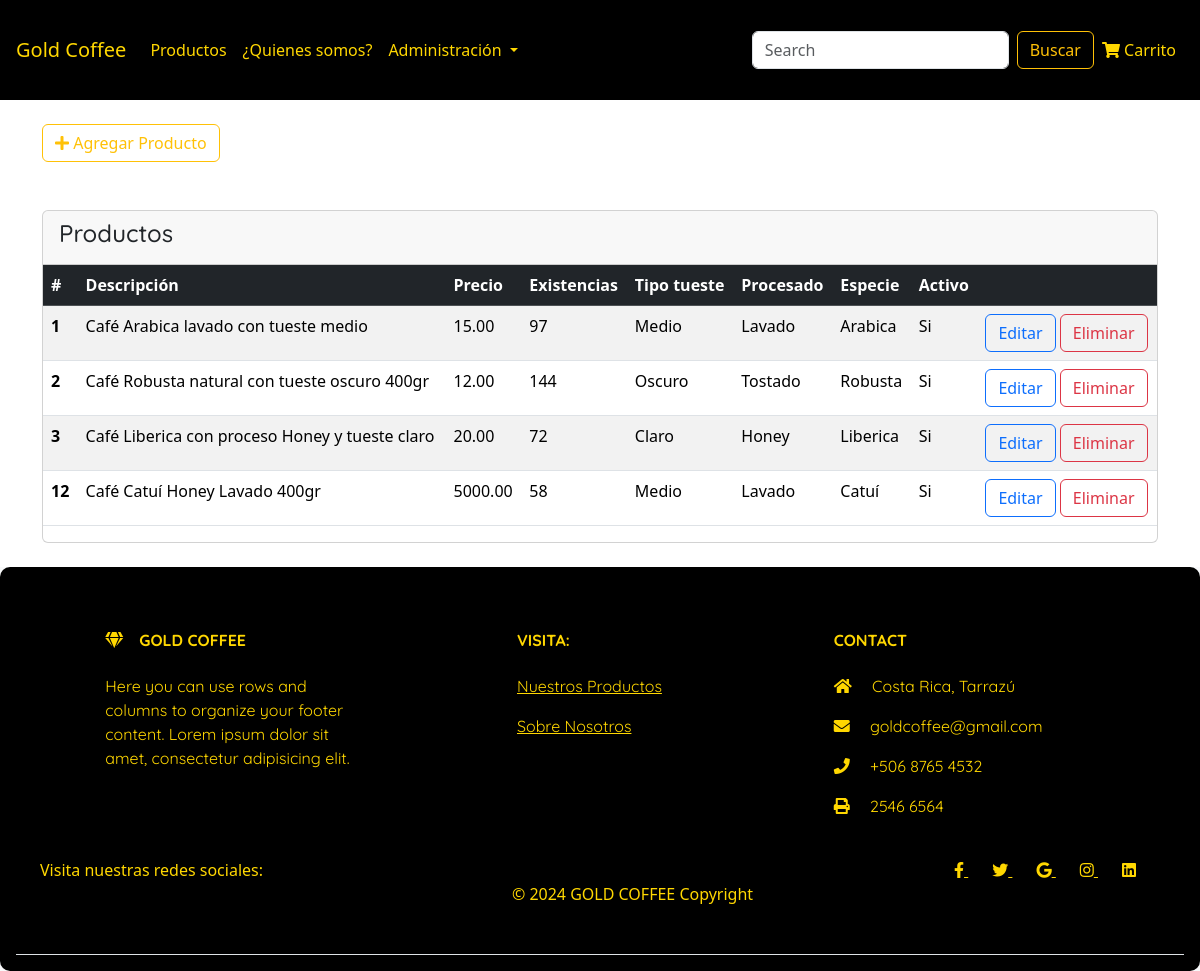
Page /SC502_2C2024_S_G4/views/stock.php on the committed database.
### tables this page shows
CREATE TABLE `producto` (
  `id_producto` int(11) NOT NULL,
  `especie_cafe` varchar(50) NOT NULL,
  `tipo_proceso` varchar(50) NOT NULL,
  `tipo_tueste` varchar(50) NOT NULL,
  `descripcion` varchar(255) NOT NULL,
  `precio` decimal(10,2) NOT NULL,
  `existencias` int(11) NOT NULL,
  `ruta_imagen` varchar(255) NOT NULL,
  `activo` tinyint(1) NOT NULL DEFAULT 1
);

### SC502_2C2024_S_G4/model/conexionModel.php (called while the page is built, shortened)
<?php
class conexionModel{
    public static function execute($scriptSQL){
        try{
            $conexion = mysqli_connect(
                'localhost',
                'root',
                '',
                'gold_coffee',
            )or die ('No puede conectarse a la BD');
            $script = mysqli_query($conexion, $scriptSQL);
            $resultado=array(
                'exito' =>$script,
                'error'=>mysqli_error($conexion),
                'conexion'=>$conexion
            );
            return $resultado;
        }catch(Exception $e){
            echo 'Error: '.$e->getMessage();
        }
    }
    public static function now_execute($scriptSQL){
        try {
            $resultado = self::execute($scriptSQL);
            $registros = array();
            if($resultado['exito']){
                while($filas = mysqli_fetch_array($resultado['exito'],MYSQLI_ASSOC)){
                    $registros[] = $filas;
                }
            }
            return $registros;
        } catch (Exception $e) {
            echo "Error: ". $e->getMessage();
        }
    }
}
?>

### SC502_2C2024_S_G4/model/productosModel.php (called while the page is built, shortened)
<?php
require_once('../model/conexionModel.php');
class productosModel{
    public static function get_productos(){
        try {
            $lista=conexionModel::now_execute('call get_AllProducts');
            return$lista;
        } catch (Exception $e) {
            echo "Error: ". $e->getMessage();
        }
    }
}
?>

### SC502_2C2024_S_G4/controller/productosController.php (called while the page is built, shortened)
<?php
require_once('../model/productosModel.php');
class productosController
{
    public static function view_get_Productos()
    {
        try {
            return productosModel::get_productos();
        } catch (Exception $e) {
            echo "Error: " . $e->getMessage();
        }
    }
}

### SC502_2C2024_S_G4/views/stock.php (the view, shortened to what this page needs)
<?php
require_once('../controller/productosController.php');
$view_productos = productosController::view_get_Productos();
?>
<!DOCTYPE html>
<html lang="en">
<head>
  <link rel="stylesheet" href="https://cdnjs.cloudflare.com/ajax/libs/font-awesome/5.15.3/css/all.min.css" />
  <link href="https://cdn.jsdelivr.net/npm/bootstrap@5.3.3/dist/css/bootstrap.min.css" rel="stylesheet">
</head>
<body>
  <header>
    <?php
    include 'header.php'
    ?>
  </header>
  <div class="container py-4 mb-4">
    <div class="row">
      <div class="col-md-3">
        <button sec:authorize='hasRole("ADMIN")' type="button" class="btn btn-outline-warning btn-block" data-bs-toggle="modal" data-bs-target="#agregarProducto">
          <i class="fas fa-plus"></i> Agregar Producto
        </button>
      </div>
    </div>
  </div>
  <div class="container">
    <div class="row">
      <div class="col-md-12">
        <div class="card mb-4">
          <div class="card-header">
            <h4>Productos</h4>
          </div>
          <div th:if="${productos != null and !productos.empty}">
            <table class="table table-striped table-hover">
              <thead class="table-dark">
                <tr>
                  <th>#</th>
                  <th>Descripción</th>
                  <th>Precio</th>
                  <th>Existencias</th>
                  <th>Tipo tueste</th>
                  <th>Procesado</th>
                  <th>Especie</th>
                  <th>Activo</th>
                  <th></th>
                </tr>
              </thead>
              <tbody>
                <?php
                foreach ($view_productos as $user) {
                ?>
                  <tr>
                    <th scope="row"><?= $user['id_producto'] ?></th>
                    <td><?= $user['descripcion'] ?></td>
                    <td><?= $user['precio'] ?></td>
                    <td><?= $user['existencias'] ?></td>
                    <td><?= $user['tipo_tueste'] ?></td>
                    <td><?= $user['tipo_proceso'] ?></td>
                    <td><?= $user['especie_cafe'] ?></td>
                    <td><?= $user['activo'] ? 'Si' : 'No' ?></td>
                    <td>
                      <a href="./editarProducto.php?id=<?= $user['id_producto'] ?>" class="btn btn-outline-primary">Editar</a>
                      <a href="./procesarEliminar.php?id=<?= $user['id_producto'] ?>" class="btn btn-outline-danger">Eliminar</a>
                    </td>
                  </tr>
                <?php
                }
                ?>
              </tbody>
            </table>
          </div>
        </div>
      </div>
    </div>
  </div>
  <footer>
    <?php
    include 'footer.php';
    ?>
  </footer>
</body>
</html>

### SC502_2C2024_S_G4/views/stock.php (style rules this page uses)
h1, h2, h3, h4, h5, h6, p { font-family: "Quicksand", sans-serif; }

### rows in the picture
producto: id_producto "1", descripcion "Café Arabica lavado con tueste medio", precio "15.00", existencias "97", tipo_tueste "Medio", tipo_proceso "Lavado", especie_cafe "Arabica", activo "Si"
producto: id_producto "2", descripcion "Café Robusta natural con tueste oscuro 400gr", precio "12.00", existencias "144", tipo_tueste "Oscuro", tipo_proceso "Tostado", especie_cafe "Robusta", activo "Si"
producto: id_producto "3", descripcion "Café Liberica con proceso Honey y tueste claro", precio "20.00", existencias "72", tipo_tueste "Claro", tipo_proceso "Honey", especie_cafe "Liberica", activo "Si"
producto: id_producto "12", descripcion "Café Catuí Honey Lavado 400gr", precio "5000.00", existencias "58", tipo_tueste "Medio", tipo_proceso "Lavado", especie_cafe "Catuí", activo "Si"
